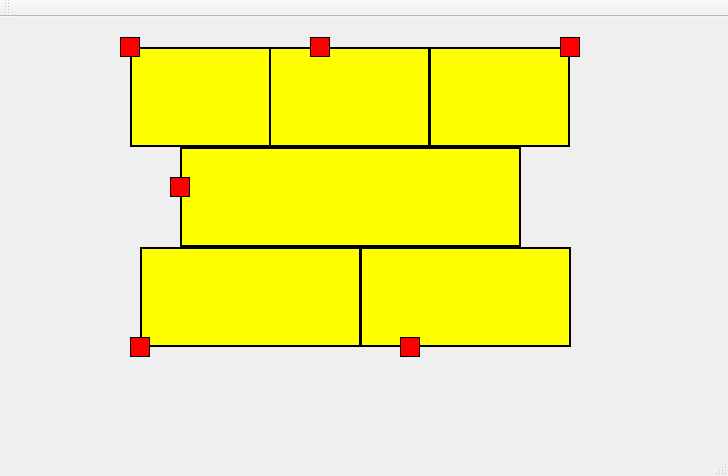
<?xml version="1.0" encoding="UTF-8"?>
<ui version="4.0">
 <class>MainWindow</class>
 <widget class="QMainWindow" name="MainWindow">
  <property name="geometry">
   <rect>
    <x>0</x>
    <y>0</y>
    <width>728</width>
    <height>476</height>
   </rect>
  </property>
  <property name="windowTitle">
   <string>MainWindow</string>
  </property>
  <widget class="QWidget" name="centralWidget">
   <widget class="QLabel" name="labelTrilho01">
    <property name="geometry">
     <rect>
      <x>140</x>
      <y>230</y>
      <width>221</width>
      <height>100</height>
     </rect>
    </property>
    <property name="styleSheet">
     <string notr="true">background-color: yellow</string>
    </property>
    <property name="frameShape">
     <enum>QFrame::Box</enum>
    </property>
    <property name="lineWidth">
     <number>2</number>
    </property>
    <property name="text">
     <string/>
    </property>
   </widget>
   <widget class="QLabel" name="labelTrem01">
    <property name="geometry">
     <rect>
      <x>130</x>
      <y>320</y>
      <width>20</width>
      <height>20</height>
     </rect>
    </property>
    <property name="styleSheet">
     <string notr="true">background-color: red</string>
    </property>
    <property name="frameShape">
     <enum>QFrame::Box</enum>
    </property>
    <property name="text">
     <string/>
    </property>
   </widget>
   <widget class="QLabel" name="labelTrilho02">
    <property name="geometry">
     <rect>
      <x>360</x>
      <y>230</y>
      <width>211</width>
      <height>100</height>
     </rect>
    </property>
    <property name="styleSheet">
     <string notr="true">background-color: yellow</string>
    </property>
    <property name="frameShape">
     <enum>QFrame::Box</enum>
    </property>
    <property name="lineWidth">
     <number>2</number>
    </property>
    <property name="text">
     <string/>
    </property>
   </widget>
   <widget class="QLabel" name="labelTrem02">
    <property name="geometry">
     <rect>
      <x>400</x>
      <y>320</y>
      <width>20</width>
      <height>20</height>
     </rect>
    </property>
    <property name="styleSheet">
     <string notr="true">background-color: red</string>
    </property>
    <property name="frameShape">
     <enum>QFrame::Box</enum>
    </property>
    <property name="text">
     <string/>
    </property>
   </widget>
   <widget class="QLabel" name="labelTrilho03">
    <property name="geometry">
     <rect>
      <x>180</x>
      <y>130</y>
      <width>341</width>
      <height>100</height>
     </rect>
    </property>
    <property name="styleSheet">
     <string notr="true">background-color: yellow</string>
    </property>
    <property name="frameShape">
     <enum>QFrame::Box</enum>
    </property>
    <property name="lineWidth">
     <number>2</number>
    </property>
    <property name="text">
     <string/>
    </property>
   </widget>
   <widget class="QLabel" name="labelTrilho04">
    <property name="geometry">
     <rect>
      <x>429</x>
      <y>30</y>
      <width>141</width>
      <height>100</height>
     </rect>
    </property>
    <property name="styleSheet">
     <string notr="true">background-color: yellow</string>
    </property>
    <property name="frameShape">
     <enum>QFrame::Box</enum>
    </property>
    <property name="lineWidth">
     <number>2</number>
    </property>
    <property name="text">
     <string/>
    </property>
   </widget>
   <widget class="QLabel" name="labelTrilho05">
    <property name="geometry">
     <rect>
      <x>269</x>
      <y>30</y>
      <width>161</width>
      <height>100</height>
     </rect>
    </property>
    <property name="styleSheet">
     <string notr="true">background-color: yellow</string>
    </property>
    <property name="frameShape">
     <enum>QFrame::Box</enum>
    </property>
    <property name="frameShadow">
     <enum>QFrame::Plain</enum>
    </property>
    <property name="lineWidth">
     <number>2</number>
    </property>
    <property name="text">
     <string/>
    </property>
   </widget>
   <widget class="QLabel" name="labelTrem03">
    <property name="geometry">
     <rect>
      <x>170</x>
      <y>160</y>
      <width>20</width>
      <height>20</height>
     </rect>
    </property>
    <property name="styleSheet">
     <string notr="true">background-color: red</string>
    </property>
    <property name="frameShape">
     <enum>QFrame::Box</enum>
    </property>
    <property name="text">
     <string/>
    </property>
   </widget>
   <widget class="QLabel" name="labelTrem04">
    <property name="geometry">
     <rect>
      <x>560</x>
      <y>20</y>
      <width>20</width>
      <height>20</height>
     </rect>
    </property>
    <property name="styleSheet">
     <string notr="true">background-color: red</string>
    </property>
    <property name="frameShape">
     <enum>QFrame::Box</enum>
    </property>
    <property name="text">
     <string/>
    </property>
   </widget>
   <widget class="QLabel" name="labelTrem05">
    <property name="geometry">
     <rect>
      <x>310</x>
      <y>20</y>
      <width>20</width>
      <height>20</height>
     </rect>
    </property>
    <property name="styleSheet">
     <string notr="true">background-color: red</string>
    </property>
    <property name="frameShape">
     <enum>QFrame::Box</enum>
    </property>
    <property name="text">
     <string/>
    </property>
   </widget>
   <widget class="QLabel" name="labelTrilho06">
    <property name="geometry">
     <rect>
      <x>130</x>
      <y>30</y>
      <width>141</width>
      <height>100</height>
     </rect>
    </property>
    <property name="styleSheet">
     <string notr="true">background-color: yellow</string>
    </property>
    <property name="frameShape">
     <enum>QFrame::Box</enum>
    </property>
    <property name="lineWidth">
     <number>2</number>
    </property>
    <property name="text">
     <string/>
    </property>
   </widget>
   <widget class="QLabel" name="labelTrem06">
    <property name="geometry">
     <rect>
      <x>120</x>
      <y>20</y>
      <width>20</width>
      <height>20</height>
     </rect>
    </property>
    <property name="styleSheet">
     <string notr="true">background-color: red</string>
    </property>
    <property name="frameShape">
     <enum>QFrame::Box</enum>
    </property>
    <property name="text">
     <string/>
    </property>
   </widget>
   <zorder>labelTrilho02</zorder>
   <zorder>labelTrilho01</zorder>
   <zorder>labelTrilho03</zorder>
   <zorder>labelTrilho04</zorder>
   <zorder>labelTrilho05</zorder>
   <zorder>labelTrilho06</zorder>
   <zorder>labelTrem03</zorder>
   <zorder>labelTrem06</zorder>
   <zorder>labelTrem05</zorder>
   <zorder>labelTrem04</zorder>
   <zorder>labelTrem02</zorder>
   <zorder>labelTrem01</zorder>
  </widget>
  <widget class="QMenuBar" name="menuBar">
   <property name="geometry">
    <rect>
     <x>0</x>
     <y>0</y>
     <width>728</width>
     <height>25</height>
    </rect>
   </property>
  </widget>
  <widget class="QToolBar" name="mainToolBar">
   <attribute name="toolBarArea">
    <enum>TopToolBarArea</enum>
   </attribute>
   <attribute name="toolBarBreak">
    <bool>false</bool>
   </attribute>
  </widget>
  <widget class="QStatusBar" name="statusBar"/>
 </widget>
 <layoutdefault spacing="6" margin="11"/>
 <resources/>
 <connections/>
</ui>
